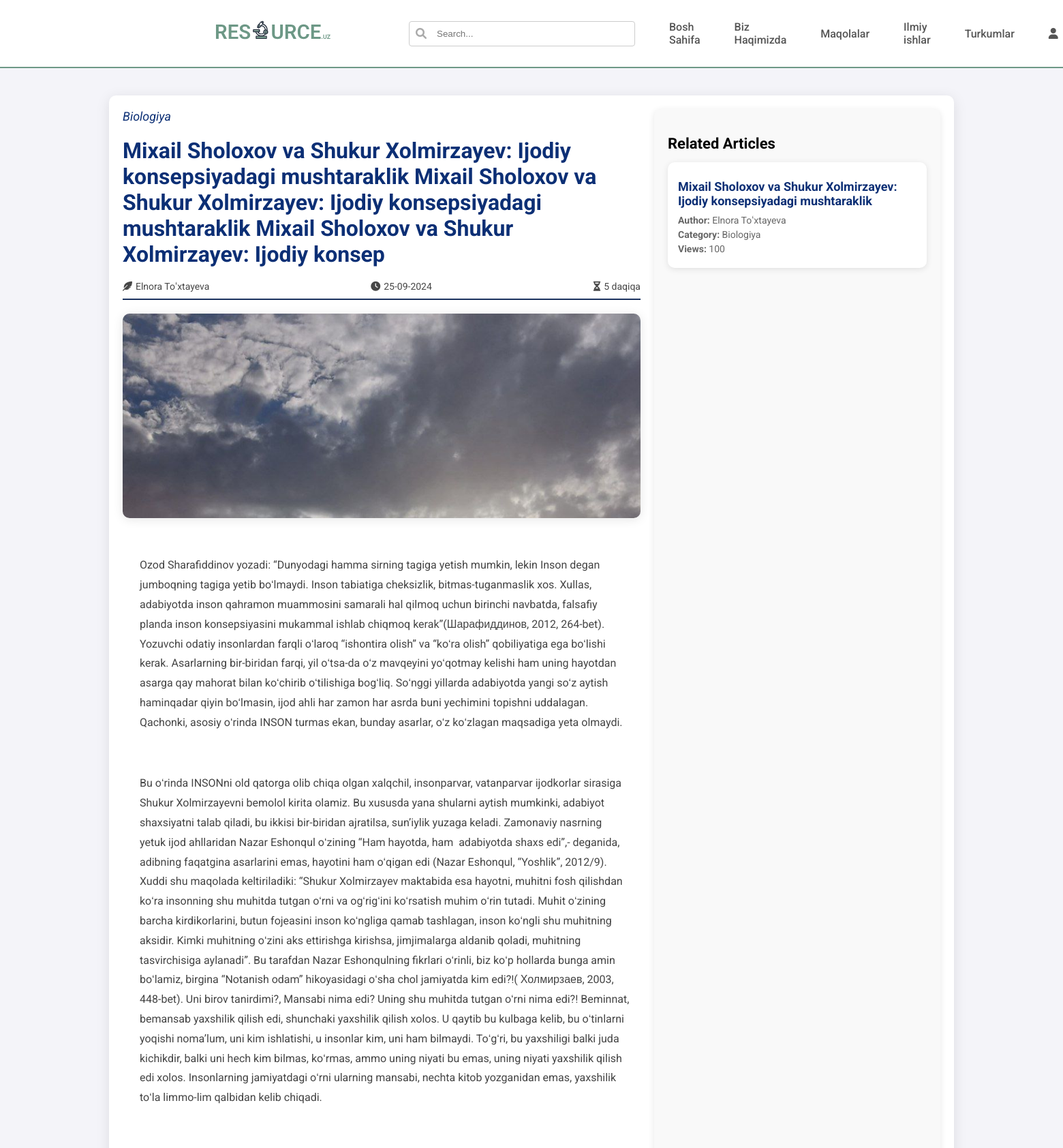
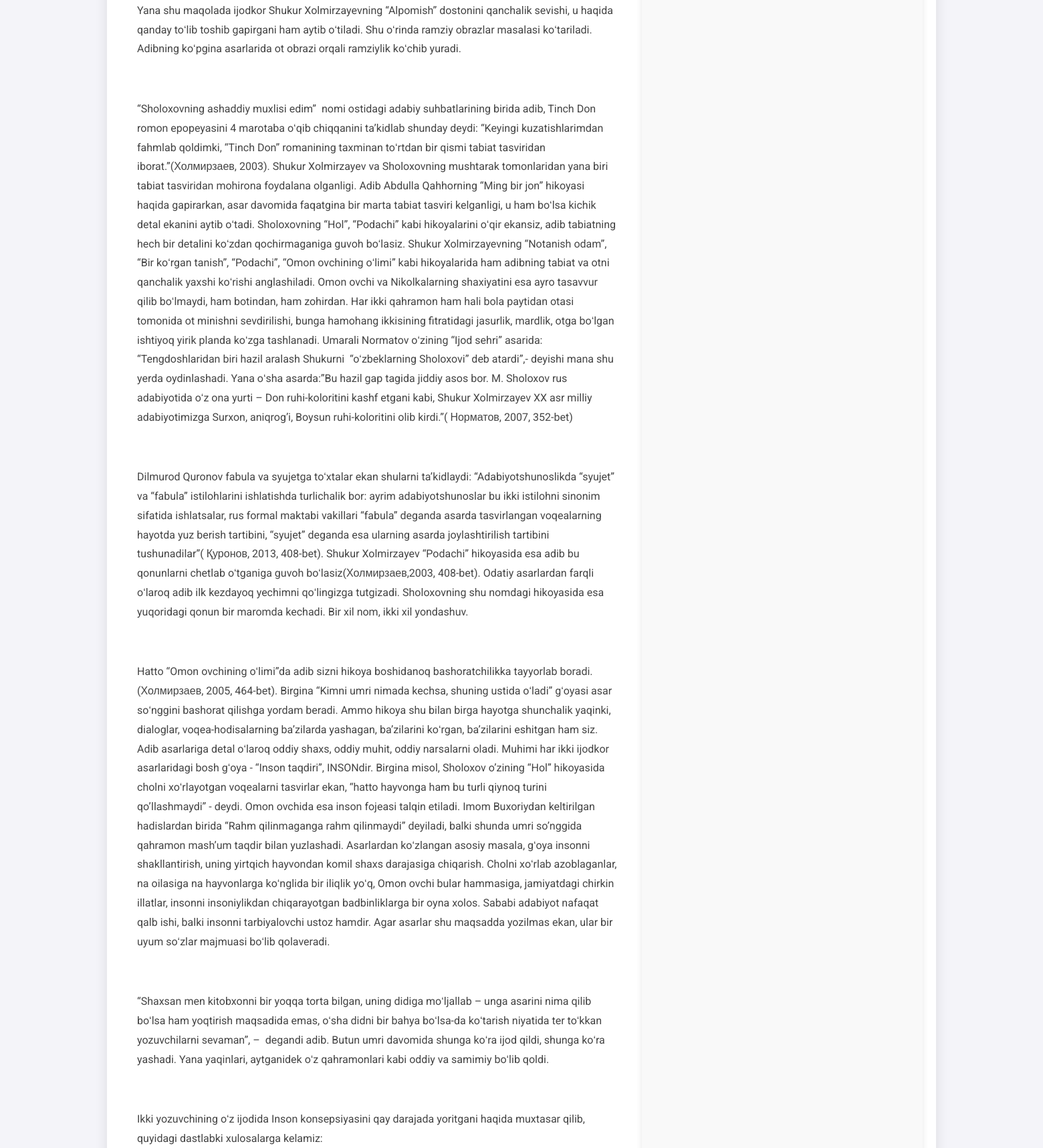
Screenshot of /article/l7tDVDaj/ (upper part) with the database file from the repository (2 pictures, top to bottom).
### articles/models.py (models this page shows, shortened)
class Article(models.Model):
    title = models.CharField(max_length=200)
    slug = models.SlugField(max_length=200, unique=True, blank=True)  # Set unique=True
    content = RichTextField()
    author = models.CharField(max_length=100)
    published_date = models.DateTimeField(default=timezone.now)
    category = models.ForeignKey(Category, on_delete=models.CASCADE)
    views = models.PositiveIntegerField(default=0)  # Add views field
    reading_time = models.IntegerField(blank=True, null=True)
    keywords = models.CharField(max_length=200, blank=True)
    image = models.ImageField(upload_to='articles/images/', blank=True, null=True)
    def save(self, *args, **kwargs):
        word_count = len(self.content.split())
        self.reading_time = max(1, word_count // 200)
        if not self.slug:  # Generate slug if it is not set
            self.slug = create_unique_slug(self)
        super().save(*args, **kwargs)

class Category(models.Model):
    name = models.CharField(max_length=100)

### articles/views.py (the view)
# urls.py: path('article/<slug:slug>/', ArticleDetailView.as_view(), name='article_detail'),
class ArticleDetailView(View):
    def get(self, request, slug):
        article = get_object_or_404(Article, slug=slug)
        article.views += 1
        article.save()
        related_articles = Article.objects.filter(category=article.category).exclude(id=article.id)[:5]
        return render(request, 'articles/article_detail.html', {
            'article': article,
            'related_articles': related_articles,
        })

### articles/templates/articles/article_detail.html (shortened to what this page needs)
{% load static %}
<!DOCTYPE html>
<html lang="uz">
<head>
    <link rel="stylesheet" href="{% static 'articles/css/styles.css' %}" />
    <link rel="stylesheet" href="{% static 'articles/css/detail.css' %}" />
    <link rel="stylesheet" href="https://cdnjs.cloudflare.com/ajax/libs/font-awesome/6.0.0-beta3/css/all.min.css" />
</head>
<body>
    {% include 'includes/navbar.html' %}
    <div class="content-container">
        <div class="main-content">
            <div class="article-details">
                <div class="category">{{ article.category.name }}</div>
                <h1>{{ article.title }}</h1>
                <div class="article-meta">
                    <span class="author"><i class="fas fa-feather-alt"></i> {{ article.author }}</span>
                    <span class="published-date"><i class="fas fa-clock"></i> {{ article.published_date|date:"d-m-Y" }}</span>
                    <span class="reading-time"><i class="fas fa-hourglass-half"></i> {{ article.reading_time }} daqiqa</span>
                </div>
                <div class="article-image">
                    {% if article.image %}
                    <img src="{{ article.image.url }}" alt="{{ article.title }}" class="responsive-image" />
                    {% endif %}
                </div>
                <div class="article-content">
                    {{ article.content|safe }}
                </div>
            </div>
        </div>
        <div class="related-articles">
            <h2>Related Articles</h2>
            <div class="related-articles-list">
                {% for related_article in related_articles %}
                <div class="related-article-card">
                    <a href="{% url 'article_detail' related_article.slug %}">
                        <h3>{{ related_article.title|truncatechars:75 }}</h3>
                        <p><strong>Author:</strong> {{ related_article.author }}</p>
                        <p><strong>Category:</strong> {{ related_article.category.name }}</p>
                        <p><strong>Views:</strong> {{ related_article.views }}</p>
                    </a>
                </div>
                {% empty %}
                <p>No related articles found.</p>
                {% endfor %}
            </div>
        </div>
    </div>
</body>
</html>

### static/articles/css/styles.css (style rules this page uses)
body { margin: 0; background-color: #eff4f6; font-family: "Roboto", sans-serif; }
.article-image { width: 100%; height: 100%; object-fit: cover; border-radius: 0; }
.article-content { margin-left: 10px; padding: 15px; flex: 1; }
.article-meta { font-size: 14px; color: #777; margin: 10px 0; }

### static/articles/css/detail.css (style rules this page uses)
body { font-family: 'Roboto', sans-serif; background-color: #f4f4f9; margin: 0; padding: 0; }
.content-container { display: flex; max-width: 1200px; margin: 40px auto; padding: 20px; background-color: #ffffff; border-radius: 10px; box-shadow: 0 4px 20px rgba(0, 0, 0, 0.1); }
.main-content { flex: 2; margin-right: 20px; }
.article-details { margin-bottom: 20px; }
.category { font-size: 18px; color: #0c2f75; font-style: italic; margin-bottom: 10px; }
h1 { font-size: 32px; color: #0c2f75; margin-bottom: 20px; }
.article-meta { display: flex; justify-content: space-between; align-items: center; margin-bottom: 20px; font-size: 14px; color: #474747; border-bottom: 2px solid #1b325f; padding-bottom: 10px; }
.author, .published-date, .reading-time { display: flex; align-items: center; }
.author i, .published-date i, .reading-time i { margin-right: 5px; }
.article-image { text-align: center; margin-bottom: 20px; }
.responsive-image { width: 100%; height: 300px; object-fit: cover; border-radius: 10px; box-shadow: 0 2px 15px rgba(0, 0, 0, 0.1); }
.article-content { font-size: 16px; line-height: 1.8; color: #444; }
.related-articles { flex: 1; background-color: #f9f9f9; border-radius: 10px; box-shadow: 0 2px 10px rgba(0, 0, 0, 0.1); padding: 20px; }
.related-articles h2 { font-size: 22px; margin-bottom: 15px; }
.related-articles-list { display: flex; flex-direction: column; }
.related-article-card { background-color: #ffffff; border-radius: 10px; box-shadow: 0 2px 10px rgba(0, 0, 0, 0.1); overflow: hidden; transition: transform 0.3s; padding: 15px; margin-bottom: 15px; }
.related-article-card h3 { font-size: 18px; margin: 10px 0; }
.related-article-card p { font-size: 14px; color: #666; margin: 5px 0; }
.related-article-card a { text-decoration: none; color: #0c2f75; display: block; }

### rows the page displays
Article: category.name "Biologiya", title "Mixail Sholoxov va Shukur Xolmirzayev: Ijodiy konsepsiyadagi mushtaraklik Mixail Sholoxov va Shukur Xolmirzayev: Ijodiy konsepsiyadagi mushtaraklik Mixail Sholoxov va Shukur Xolmirzayev: Ijodiy konsep", author "Elnora Toʻxtayeva", published_date "25-09-2024", reading_time "5", image (picture), content "Ozod Sharafiddinov yozadi: “Dunyodagi hamma sirning tagiga yetish mumkin, lekin Inson degan jumboqning tagiga yetib boʻlmaydi. Inson tabiatiga cheksizlik, bitmas-tuganmaslik xos. Xullas, adabiyotda inson qahramon muammosini samarali hal qilmoq uchun birinchi navbatda, falsafiy planda inson konsepsiyasini mukammal ishlab chiqmoq kerak”(Шарафиддинов, 2012, 264-bet). Yozuvchi odatiy insonlardan farqli oʻlaroq “ishontira olish” va “koʻra olish” qobiliyatiga ega boʻlishi kerak. Asarlarning bir-biridan farqi, yil oʻtsa-da oʻz mavqeyini yoʻqotmay kelishi ham uning hayotdan asarga qay mahorat bilan koʻchirib oʻtilishiga bogʻliq. Soʻnggi yillarda adabiyotda yangi soʻz aytish haminqadar qiyin…"
Article: title "Mixail Sholoxov va Shukur Xolmirzayev: Ijodiy konsepsiyadagi mushtaraklik", author "Elnora Toʻxtayeva", category.name "Biologiya", views "100"
